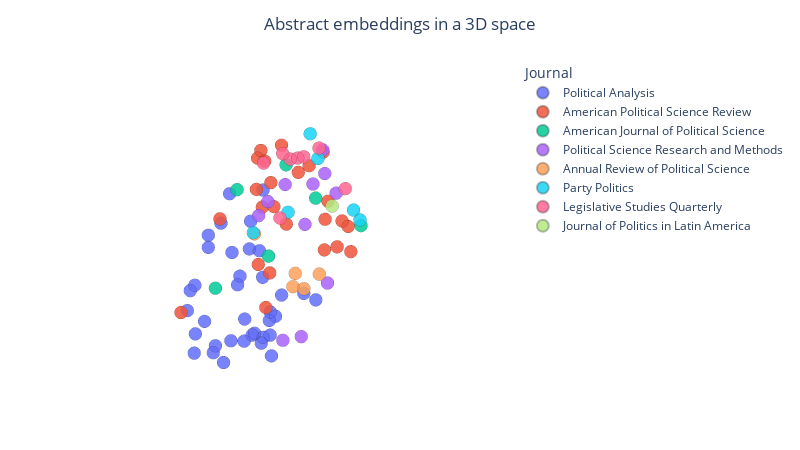

Notebook code for this chart:
### Code cell
fig3d = px.scatter_3d(
    df,
    x="umap_x3",
    y="umap_y3",
    z="umap_z3",
    color="primary_location.source.display_name",
    hover_data={
        "title": True,
        "umap_x3": False,
        "umap_y3": False,
        "umap_z3": False,
        "primary_location.source.display_name": False,
    },
    opacity=0.85,
    template="plotly_white",
)

fig3d.update_traces(
    marker=dict(
        size=4.5,
        line=dict(width=0.3, color="rgba(0,0,0,0.3)")
    )
)

fig3d.update_layout(
    title=dict(
        text="Abstract embeddings in a 3D space",
        x=0.5,
        xanchor="center"
    ),
    legend_title_text="Journal",
    legend=dict(
        bgcolor="rgba(255,255,255,0.8)",
        itemsizing="constant"
    ),
    margin=dict(l=20, r=20, t=60, b=20),
    scene=dict(
        xaxis=dict(
            showbackground=False,
            showgrid=False,
            zeroline=False,
            visible=False
        ),
        yaxis=dict(
            showbackground=False,
            showgrid=False,
            zeroline=False,
            visible=False
        ),
        zaxis=dict(
            showbackground=False,
            showgrid=False,
            zeroline=False,
            visible=False
        ),
    ),
)

fig3d.update_layout(width=800, height=450)

fig3d.show()

### Figure 1 — Plotly figure (JSON) as saved in the notebook; plotly's stock layout.template omitted (floating-point values rounded to 4 significant figures)
{"data": [{"customdata": [["Evaluating Online Labor Markets for Experimental Research: Amazon.com's Mechanical Turk", "Political Analysis"], ["Text as Data: The Promise and Pitfalls of Automatic Content Analysis Methods for Political Texts", "Political Analysis"], ["Fightin' Words: Lexical Feature Selection and Evaluation for Identifying the Content of Political Conflict", "Political Analysis"], ["Word Embeddings for the Analysis of Ideological Placement in Parliamentary Corpora", "Political Analysis"], ["Improving Predictions using Ensemble Bayesian Model Averaging", "Political Analysis"], ["Less Annotating, More Classifying: Addressing the Data Scarcity Issue of Supervised Machine Learning with Deep Transfer Learning and BERT-NLI", "Political Analysis"], ["An Introduction to Bayesian Inference via Variational Approximations", "Political Analysis"], ["A Theory of Statistical Inference for Matching Methods in Causal Research", "Political Analysis"], ["Validating Estimates of Latent Traits from Textual Data Using Human Judgment as a Benchmark", "Political Analysis"], ["Creating and Comparing Dictionary, Word Embedding, and Transformer-Based Models to Measure Discrete Emotions in German Political Text", "Political Analysis"], ["Sentiment is Not Stance: Target-Aware Opinion Classification for Political Text Analysis", "Political Analysis"], ["How Populist are Parties? Measuring Degrees of Populism in Party Manifestos Using Supervised Machine Learning", "Political Analysis"], ["The Genealogy of Law", "Political Analysis"], ["Clause Analysis: Using Syntactic Information to Automatically Extract Source, Subject, and Predicate from Texts with an Application to the 2008–2009 Gaza War", "Political Analysis"], ["Cross-Domain Topic Classification for Political Texts", "Political Analysis"], ["Testing the Validity of Automatic Speech Recognition for Political Text Analysis", "Political Analysis"], ["The Multiclass Classification of Newspaper Articles with Machine Learning: The Hybrid Binary Snowball Approach", "Political Analysis"], ["The Five Vs of Big Data Political Science Introduction to the Virtual Issue on Big Data in Political Science <i>Political Analysis</i>", "Political Analysis"], ["Mapping Political Communities: A Statistical Analysis of Lobbying Networks in Legislative Politics", "Political Analysis"], ["Shadowing as a Tool for Studying Political Elites", "Political Analysis"], ["Introducing an Interpretable Deep Learning Approach to Domain-Specific Dictionary Creation: A Use Case for Conflict Prediction", "Political Analysis"], ["It’s All in the Name: A Character-Based Approach to Infer Religion", "Political Analysis"], ["When Correlation Is Not Enough: Validating Populism Scores from Supervised Machine-Learning Models", "Political Analysis"], ["Adaptive Fuzzy String Matching: How to Merge Datasets with Only One (Messy) Identifying Field", "Political Analysis"], ["Introduction to the Virtual Issue: Recent Innovations in Text Analysis for Social Science", "Political Analysis"], ["Estimating the Ideology of Political YouTube Videos", "Political Analysis"], ["Multi-Label Prediction for Political Text-as-Data", "Political Analysis"], ["Multilanguage Word Embeddings for Social Scientists: Estimation, Inference, and Validation Resources for 157 Languages", "Political Analysis"], ["Synthetically generated text for supervised text analysis", "Political Analysis"], ["Categorizing Topics Versus Inferring Attitudes: A Theory and Method for Analyzing Open-ended Survey Responses", "Political Analysis"], ["What Would You Say? Estimating Causal Effects of Social Context on Political Expression", "Political Analysis"], ["Selecting More Informative Training Sets with Fewer Observations", "Political Analysis"], ["An Expert-Sourced Measure of Judicial Ideology", "Political Analysis"], ["Measuring Politicians’ Public Personality Traits Using Computational Text Analysis: A Multimethod Feasibility Study for Agency and Communion", "Political Analysis"], ["Probabilistic Record Linkage Using Pretrained Text Embeddings", "Political Analysis"], ["Measuring Distances in High Dimensional Spaces", "Political Analysis"]], "hovertemplate": "title=%{customdata[0]}<extra></extra>", "legendgroup": "Political Analysis", "marker": {"color": "#636efa", "line": {"color": "rgba(0,0,0,0.3)", "width": 0.3}, "opacity": 0.85, "size": 4.5, "symbol": "circle"}, "mode": "markers", "name": "Political Analysis", "scene": "scene", "showlegend": true, "type": "scatter3d", "x": [9.758, 10.23, 10.97, 11.17, 10.26, 10.7, 10.46, 10.08, 10.13, 11.27, 10.43, 9.926, 8.738, 10.58, 10.72, 9.967, 10.55, 9.493, 8.221, 9.35, 11.28, 11.19, 9.84, 11.08, 9.58, 9.208, 10.61, 11.3, 11.0, 10.12, 9.807, 10.63, 8.913, 9.371, 11.43, 11.13], "y": [9.998, 9.785, 9.608, 9.786, 10.29, 10.6, 10.09, 9.687, 9.496, 10.2, 9.292, 10.85, 8.681, 10.13, 10.8, 10.03, 10.78, 9.874, 8.268, 9.88, 10.41, 10.46, 11.01, 10.07, 9.802, 8.953, 10.86, 9.984, 10.42, 8.899, 8.856, 10.47, 8.574, 8.604, 10.08, 9.572], "z": [5.16, 6.11, 6.258, 6.388, 4.99, 5.783, 5.039, 4.996, 6.369, 6.143, 6.52, 6.223, 5.272, 6.352, 5.866, 6.074, 5.767, 4.788, 6.302, 5.219, 5.822, 5.438, 6.145, 5.238, 4.691, 6.307, 5.428, 5.759, 5.708, 6.416, 6.491, 5.592, 5.353, 6.794, 5.52, 5.83]}, {"customdata": [["Who Leads? Who Follows? Measuring Issue Attention and Agenda Setting by Legislators and the Mass Public Using Social Media Data", "American Political Science Review"], ["Crowd-sourced Text Analysis: Reproducible and Agile Production of Political Data", "American Political Science Review"], ["Quantifying Social Media’s Political Space: Estimating Ideology from Publicly Revealed Preferences on Facebook", "American Political Science Review"], ["Pitch Perfect: Vocal Pitch and the Emotional Intensity of Congressional Speech", "American Political Science Review"], ["Playing to the Gallery: Emotive Rhetoric in Parliaments", "American Political Science Review"], ["Positioning under Alternative Electoral Systems: Evidence from Japanese Candidate Election Manifestos", "American Political Science Review"], ["Embedding Regression: Models for Context-Specific Description and Inference", "American Political Science Review"], ["The Effect of Gender on Interruptions at Congressional Hearings", "American Political Science Review"], ["Policing, Democratic Participation, and the Reproduction of Asymmetric Citizenship", "American Political Science Review"], ["Group Size and Protest Mobilization across Movements and Countermovements", "American Political Science Review"], ["A Dynamic Model of Speech for the Social Sciences", "American Political Science Review"], ["Understanding Delegation Through Machine Learning: A Method and Application to the European Union", "American Political Science Review"], ["Ethnic Bias in Judicial Decision Making: Evidence from Criminal Appeals in Kenya", "American Political Science Review"], ["Legislative Effectiveness in the American States", "American Political Science Review"], ["Toxic Speech and Limited Demand for Content Moderation on Social Media", "American Political Science Review"], ["The German Trade Shock and the Rise of the Neo-Welfare State in Early Twentieth-Century Britain", "American Political Science Review"], ["How Exile Shapes Online Opposition: Evidence from Venezuela", "American Political Science Review"], ["Women Also Know Stuff: Challenging the Gender Gap in Political Sophistication", "American Political Science Review"], ["Government Rhetoric and the Representation of Public Opinion in International Negotiations", "American Political Science Review"], ["Minority Party Capacity in Congress", "American Political Science Review"], ["Can Elections Motivate Responsiveness in a Single-Party Regime? Experimental Evidence from Vietnam", "American Political Science Review"], ["Does Victim Gender Matter for Justice Delivery? Police and Judicial Responses to Women’s Cases in India", "American Political Science Review"], ["Crediting Invisible Work: Congress and the Lawmaking Productivity Metric (LawProM)", "American Political Science Review"], ["From <i>Pluribus</i> to <i>Unum</i>? The Civil War and Imagined Sovereignty in Nineteenth-Century America", "American Political Science Review"]], "hovertemplate": "title=%{customdata[0]}<extra></extra>", "legendgroup": "American Political Science Review", "marker": {"color": "#EF553B", "line": {"color": "rgba(0,0,0,0.3)", "width": 0.3}, "opacity": 0.85, "size": 4.5, "symbol": "circle"}, "mode": "markers", "name": "American Political Science Review", "scene": "scene", "showlegend": true, "type": "scatter3d", "x": [7.619, 10.03, 8.746, 8.407, 8.298, 7.582, 11.37, 8.02, 8.087, 8.0, 8.616, 7.77, 8.895, 8.238, 8.355, 8.027, 7.891, 9.883, 7.539, 7.819, 7.332, 8.798, 8.098, 7.811], "y": [8.663, 10.16, 9.082, 8.408, 8.824, 9.213, 9.793, 8.117, 9.811, 10.22, 8.535, 8.52, 8.808, 8.264, 9.96, 10.36, 10.01, 8.936, 9.393, 8.094, 8.698, 9.038, 7.947, 9.908], "z": [6.62, 5.55, 6.472, 7.248, 7.442, 7.209, 6.104, 6.817, 5.538, 6.223, 7.203, 5.401, 5.077, 5.912, 6.416, 5.751, 6.195, 6.647, 6.224, 6.259, 6.681, 4.936, 6.149, 5.521]}, {"customdata": [["Treating Words as Data with Error: Uncertainty in Text Statements of Policy Positions", "American Journal of Political Science"], ["Causal Inference with Latent Treatments", "American Journal of Political Science"], ["In Defense of Factions", "American Journal of Political Science"], ["Media Attention and Strategic Timing in Politics: Evidence from U.S. Presidential Executive Orders", "American Journal of Political Science"], ["A Dynamic Measure of Bureaucratic Reputation: New Data for New Theory", "American Journal of Political Science"], ["Terrorist Attacks, Cultural Incidents, and the Vote for Radical Parties: Analyzing Text from Twitter", "American Journal of Political Science"]], "hovertemplate": "title=%{customdata[0]}<extra></extra>", "legendgroup": "American Journal of Political Science", "marker": {"color": "#00cc96", "line": {"color": "rgba(0,0,0,0.3)", "width": 0.3}, "opacity": 0.85, "size": 4.5, "symbol": "circle"}, "mode": "markers", "name": "American Journal of Political Science", "scene": "scene", "showlegend": true, "type": "scatter3d", "x": [9.905, 10.38, 7.575, 7.404, 8.944, 8.085], "y": [10.1, 9.318, 8.288, 8.978, 8.313, 10.53], "z": [6.498, 5.666, 6.645, 6.074, 6.602, 6.42]}, {"customdata": [["What's in a buzzword? A systematic review of the state of populism research in political science", "Political Science Research and Methods"], ["Politicians unleashed? Political communication on Twitter and in parliament in Western Europe", "Political Science Research and Methods"], ["The role of hyperparameters in machine learning models and how to tune them", "Political Science Research and Methods"], ["Estimating Intra-Party Preferences: Comparing Speeches to Votes", "Political Science Research and Methods"], ["We need to go deeper: measuring electoral violence using convolutional neural networks and social media", "Political Science Research and Methods"], ["Backsliding by surprise: the rise of Chavismo", "Political Science Research and Methods"], ["Partisan communication in two-stage elections: the effect of primaries on intra-campaign positional shifts in congressional elections", "Political Science Research and Methods"], ["Presidential policymaking, 1877–2020", "Political Science Research and Methods"], ["Campaign communication and legislative leadership", "Political Science Research and Methods"], ["Quality of legislation and compliance: a natural language processing approach", "Political Science Research and Methods"], ["Measuring legislators’ ideological position in large chambers using pairwise-comparisons", "Political Science Research and Methods"]], "hovertemplate": "title=%{customdata[0]}<extra></extra>", "legendgroup": "Political Science Research and Methods", "marker": {"color": "#ab63fa", "line": {"color": "rgba(0,0,0,0.3)", "width": 0.3}, "opacity": 0.85, "size": 4.5, "symbol": "circle"}, "mode": "markers", "name": "Political Science Research and Methods", "scene": "scene", "showlegend": true, "type": "scatter3d", "x": [9.332, 8.215, 10.38, 8.932, 10.21, 7.292, 7.733, 7.66, 7.345, 8.145, 9.089], "y": [10.83, 9.525, 10.87, 9.515, 11.08, 9.394, 9.405, 8.945, 9.017, 8.055, 9.27], "z": [6.056, 6.897, 5.594, 7.147, 5.7, 6.308, 6.892, 5.536, 7.122, 5.575, 6.791]}, {"customdata": [["Measuring Policy Positions in Political Space", "Annual Review of Political Science"], ["Historical Political Economy: Past, Present, and Future", "Annual Review of Political Science"], ["Re-imagining the Cambridge School in the Age of Digital Humanities", "Annual Review of Political Science"], ["Citizenship Studies: Policy Causes and Consequences", "Annual Review of Political Science"], ["Coding the Ideological Direction and Content of Policies", "Annual Review of Political Science"]], "hovertemplate": "title=%{customdata[0]}<extra></extra>", "legendgroup": "Annual Review of Political Science", "marker": {"color": "#FFA15A", "line": {"color": "rgba(0,0,0,0.3)", "width": 0.3}, "opacity": 0.85, "size": 4.5, "symbol": "circle"}, "mode": "markers", "name": "Annual Review of Political Science", "scene": "scene", "showlegend": true, "type": "scatter3d", "x": [9.605, 9.033, 9.353, 8.503, 8.914], "y": [9.471, 10.13, 10.14, 10.05, 9.808], "z": [6.468, 5.327, 5.576, 5.314, 5.427]}, {"customdata": [["Political parties and climate policy", "Party Politics"], ["Scaling hand-coded political texts to learn more about left-right policy content", "Party Politics"], ["Common sense, populism, and reactionary politics on Twitter: An analysis of populist far-right common sense narratives between 2008 and 2022", "Party Politics"], ["Who polarizes parliament? Partisan hostility in Norwegian legislative debates", "Party Politics"], ["Same but different? Explaining issue agendas of right-wing parties’ Facebook campaigns in the 2019 EP election", "Party Politics"], ["The future is (ever) promising: Elected representatives’ promises in routine parliamentary discourse", "Party Politics"]], "hovertemplate": "title=%{customdata[0]}<extra></extra>", "legendgroup": "Party Politics", "marker": {"color": "#19d3f3", "line": {"color": "rgba(0,0,0,0.3)", "width": 0.3}, "opacity": 0.85, "size": 4.5, "symbol": "circle"}, "mode": "markers", "name": "Party Politics", "scene": "scene", "showlegend": true, "type": "scatter3d", "x": [9.306, 9.892, 8.177, 8.06, 8.215, 7.727], "y": [9.934, 9.754, 10.55, 9.474, 10.42, 8.999], "z": [6.954, 6.758, 6.586, 7.318, 6.741, 7.544]}, {"customdata": [["Issue Competition in Parliamentary Speeches? A Computer‐based Content Analysis of Legislative Debates in the Austrian Nationalrat", "Legislative Studies Quarterly"], ["Talking to the Populist Radical Right: A Comparative Analysis of Parliamentary Debates", "Legislative Studies Quarterly"], ["Following the leaders: Asymmetric party messaging in the U.S. Congress", "Legislative Studies Quarterly"], ["Effects of Increased Transparency on Political Divides and <scp>MP</scp> Behavior: Evidence from Televised Question Hours in the Finnish Parliament", "Legislative Studies Quarterly"], ["Information and Confrontation in Legislative Oversight", "Legislative Studies Quarterly"], ["The drama is in the ink: Conflict in written parliamentary questions", "Legislative Studies Quarterly"], ["Dancing Around the Issue? Public Opinion and Strategic Vagueness in Parliamentary Speech", "Legislative Studies Quarterly"], ["The Language of Delegation: An NLP Analysis of Congressional Bill Text", "Legislative Studies Quarterly"]], "hovertemplate": "title=%{customdata[0]}<extra></extra>", "legendgroup": "Legislative Studies Quarterly", "marker": {"color": "#FF6692", "line": {"color": "rgba(0,0,0,0.3)", "width": 0.3}, "opacity": 0.85, "size": 4.5, "symbol": "circle"}, "mode": "markers", "name": "Legislative Studies Quarterly", "scene": "scene", "showlegend": true, "type": "scatter3d", "x": [8.458, 8.178, 7.502, 8.041, 8.113, 8.191, 8.29, 7.816], "y": [9.354, 10.19, 8.333, 9.136, 8.178, 9.584, 8.849, 8.372], "z": [7.415, 7.041, 6.763, 7.238, 6.823, 7.583, 7.286, 5.509]}, {"customdata": [["How Presidents Answer the Call of International Capital", "Journal of Politics in Latin America"]], "hovertemplate": "title=%{customdata[0]}<extra></extra>", "legendgroup": "Journal of Politics in Latin America", "marker": {"color": "#B6E880", "line": {"color": "rgba(0,0,0,0.3)", "width": 0.3}, "opacity": 0.85, "size": 4.5, "symbol": "circle"}, "mode": "markers", "name": "Journal of Politics in Latin America", "scene": "scene", "showlegend": true, "type": "scatter3d", "x": [7.344], "y": [9.364], "z": [6.023]}], "layout": {"height": 450, "legend": {"bgcolor": "rgba(255,255,255,0.8)", "itemsizing": "constant", "title": {"text": "Journal"}, "tracegroupgap": 0}, "margin": {"b": 20, "l": 20, "r": 20, "t": 60}, "scene": {"domain": {"x": [0, 1], "y": [0, 1]}, "xaxis": {"showbackground": false, "showgrid": false, "title": {"text": "umap_x3"}, "visible": false, "zeroline": false}, "yaxis": {"showbackground": false, "showgrid": false, "title": {"text": "umap_y3"}, "visible": false, "zeroline": false}, "zaxis": {"showbackground": false, "showgrid": false, "title": {"text": "umap_z3"}, "visible": false, "zeroline": false}}, "title": {"text": "Abstract embeddings in a 3D space", "x": 0.5, "xanchor": "center"}, "width": 800}}
